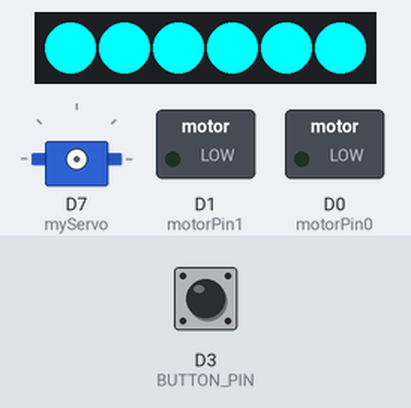
Bench run of a sketch on a simulated ESP8266 (NodeMCU). Parts: 6 RGB LEDs in strip order, left to right, servo, switched loads named in the sketch (green lamp = pin HIGH). The test bench sets the inputs (shaded band); at power-on: D3 (BUTTON_PIN) HIGH. Dim RGB values are drawn brighter than linear; WiFi joins after 1.5 s; servers stay silent unless stated; uploads are accepted with an empty reply; what the sketch prints to the serial monitor is not drawn.

Above: at 1.1 s.
At 4.4 s:
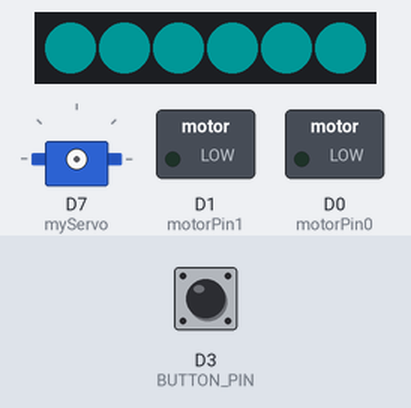
5.8 s: D3 (BUTTON_PIN) pulled LOW for 3.2 s
Timing chart, 0 to 8.8 s (numbered marks = the images above; inputs shaded):
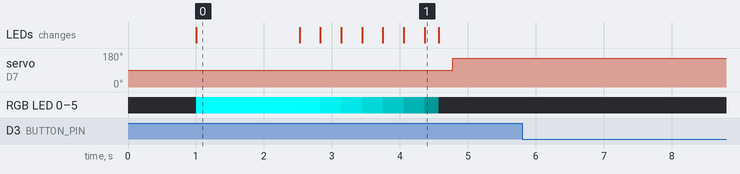

Measured:
- after the input at 5.8 s, every drawn part: stays the same

The sketch:

BoxBot.ino
```cpp
#include <ESP8266HTTPClient.h>
#include <Adafruit_NeoPixel.h>
#include <Servo.h>
#include <DNSServer.h>
#include <ESP8266WebServer.h>
#include <ESP8266WiFi.h>
#include <WiFiManager.h>

class SpringyValue {
  public:
    float x = 0, v = 0, a = 0, // x (value), v (velocity) and a (acceleration) define the state of the system
          o = 0, // o defines the temporary spring offset w.r.t. its resting position
          c = 20.0, k = 1.5, m = 1.0; // c (spring constant), k (damping constant) and m (mass) define the behavior of the system

    // Perturb the system to change the "length" of the spring temporarlily
    void perturb(float offset) {
      this->o = offset;
    }

    // Call "update" every now and then to update the system
    // parameter dt specifies the elapsed time since the last update
    void update(float dt) {
      a = (-c * x - k * v ) / m;
      v += a * dt;
      x += v * dt + o;
      o = 0; // a spring offet only takes one frame
    }
};


#define BUTTON_PIN  D3
#define PIN         D6
#define LED_COUNT    6

#define fadeInDelay  5
#define fadeOutDelay 8

#define motorPin0 D0
#define motorPin1 D1

#define requestDelay 2000

Adafruit_NeoPixel strip = Adafruit_NeoPixel(LED_COUNT, PIN, NEO_GRB + NEO_KHZ400);
Servo myServo;

int oldTime = 0;
int oscillationTime = 500;
String chipID;
char chipIdArray[5] = {};
String webURL = "http://thingscon16.futuretechnologies.nl";
volatile bool stopBoxBotBool = false;
unsigned long stopTimer;
unsigned long startTimer;
void setAllPixels(uint8_t r, uint8_t g, uint8_t b, float multiplier);


void setup() {
  configureChipID();
  strip.begin();
  strip.setBrightness(255);
  WiFiManager wifiManager;
  Serial.begin(115200);

  pinMode(BUTTON_PIN, INPUT_PULLUP);
  int counter = 0;
  while (digitalRead(BUTTON_PIN) == LOW) {
    counter++;
    delay(10);

    if (counter > 500) {
      wifiManager.resetSettings();
      Serial.println("Remove all wifi settings!");
      setAllPixels(255, 0, 0, 1.0);
      fadeBrightness(255, 0, 0, 1.0);
      ESP.reset();
    }
  }
  delay(1000);

  Serial.println();
  Serial.print("Last 2 bytes of chip ID: ");
  Serial.println(chipID);

  String wifiNameConcat = "BoxBot_" + chipID;
  char wifiName[19] = {};
  wifiNameConcat.toCharArray(wifiName, 19);

  setAllPixels(0, 255, 255, 1.0);
  wifiManager.autoConnect(wifiName);
  fadeBrightness(0, 255, 255, 1.0);
  myServo.attach(D7);
  pinMode(motorPin0, OUTPUT);
  pinMode(motorPin1, OUTPUT);
}


void setAllPixels(uint8_t r, uint8_t g, uint8_t b, float multiplier = 1.0) {
  for (int iPixel = 0; iPixel < LED_COUNT; iPixel++)
    strip.setPixelColor(iPixel,
                        (byte)((float)r * multiplier),
                        (byte)((float)g * multiplier),
                        (byte)((float)b * multiplier));
  strip.show();
}


//This method starts an oscillation movement in both the LED and servo
void oscillate(float springConstant, float dampConstant, int c) {
  SpringyValue spring;

  byte red = (c >> 16) & 0xff;
  byte green = (c >> 8) & 0xff;
  byte blue = c & 0xff;

  spring.c = springConstant;
  spring.k = dampConstant / 100;
  spring.perturb(255);

  //Start oscillating
  for (int i = 0; i < oscillationTime; i++) {
    spring.update(0.01);
    setAllPixels(red, green, blue, abs(spring.x) / 255.0);
    myServo.write(90 + spring.x / 4);

    //Check for button press
    if (digitalRead(BUTTON_PIN) == LOW) {
      //Fade the current color out
      fadeBrightness(red, green, blue, abs(spring.x) / 255.0);
      return;
    }
    delay(10);
  }
  fadeBrightness(red, green, blue, abs(spring.x) / 255.0);
}


//This method grabs the current RGB values and current brightness and fades the colors to black
void fadeBrightness(uint8_t r, uint8_t g, uint8_t b, float currentBrightness) {
  for (float j = currentBrightness; j > 0.0; j -= 0.01)
  {
    setAllPixels(r, g, b, j);
    delay(20);
  }
  hideColor();
}


void boxBotSplitMessage(String message) {
  if (message == "stop") {
    stopBoxBot();
  } else {
    //variables for the first strtok()
    int i = 0;
    int startOfCommand = 0; // is used to indicate the start of a new command
    int command = 0;  //command itterator for the command array
    String delimiter = ";";
    String c = ""; //stores the current character in a string
    String commandsStrings[message.length() + 1];

    while (i < message.length()) {    //loops through the whole length of the message
      String c = message.substring(i, (i + 1));   //gets the char at i
      if (c == delimiter) { //Process char, new command found
        commandsStrings[command] =  message.substring(startOfCommand, (i));   // gets all the letters since startOfCommand to the current letter at i
        Serial.println(commandsStrings[command]);
        startOfCommand = i + 1;   //is set to the last end of a command + 1(so i does not include the delimiter)
        command++;    //next command in array
      }
      i++;  //go to the next letter if it is not a delimiter
    }
    boxbotControll(commandsStrings);
  }
}


void boxbotControll(String commandsStrings[]) {
  int i = 0;
  for (i; i <= sizeof(commandsStrings); i++) {
    if (commandsStrings[i] == "forward") {
      forwardBoxbot(commandsStrings[i + 1].toInt(), commandsStrings[i + 2].toInt()); //include the speed and the duration, toIntis for converting char* to int
    } else if (commandsStrings[i] == "left") {
      leftBoxbot(commandsStrings[i + 1].toInt(), commandsStrings[i + 2].toInt());
    } else if (commandsStrings[i] ==  "right") {
      rightBoxbot(commandsStrings[i + 1].toInt(), commandsStrings[i + 2].toInt());
    }
  }
}

void stopBoxBot() {
  Serial.println("boxBot recieved stop command");
  stopBoxBotBool = true;
}

void leftBoxbot(int boxBotSpeed, int boxBotDuration) {
  Serial.printf("driving left with a speed of %d  for %d miliseconds \n", boxBotSpeed, boxBotDuration);
  startTimer = millis(); //time the box started driving
  while (stopTimer <= boxBotDuration) { // if stoptimer >= box duration stop stop driving
    stopTimer = millis() - startTimer; //time - starting time = stopping time(time it has run)
    //PWM
    analogWrite(motorPin0, boxBotSpeed);//left motor
  }
  //turn the motor(s) off
  analogWrite(motorPin0, 0);//left motor
  Serial.println("stoped driving right, next direction");
}

void rightBoxbot(int boxBotSpeed, int boxBotDuration) {
  Serial.printf("driving right with a speed of %d  for %d miliseconds \n", boxBotSpeed, boxBotDuration);
  startTimer = millis(); //time the box started driving
  while (stopTimer <= boxBotDuration) { // if stoptimer >= box duration stop stop driving
    stopTimer = millis() - startTimer; //time - starting time = stopping time(time it has run)
    //PWM
    analogWrite(motorPin1, boxBotSpeed);//right motor
  }
  //turn the motor(s) off
  analogWrite(motorPin1, 0);//right motor
  Serial.println("stoped driving left, next direction");
}

void forwardBoxbot(int boxBotSpeed, int boxBotDuration) {
  Serial.printf("driving forward with a speed of %d  for %d miliseconds \n", boxBotSpeed, boxBotDuration);
  startTimer = millis(); //time the box started driving
  while (stopTimer <= boxBotDuration) { // if stoptimer >= box duration stop stop driving
    stopTimer = millis() - startTimer; //time - starting time = stopping time(time it has run)
    //PWM
    analogWrite(motorPin0, boxBotSpeed);//left motor
    analogWrite(motorPin1, boxBotSpeed);//right motor
  }
  //turn the motor(s) off
  analogWrite(motorPin0, 0);//left motor
  analogWrite(motorPin1, 0);//right motor
  Serial.println("stoped driving forward, next direction");
}

void loop() {
  //remove the stop command
  stopBoxBotBool = false;

  //Check for button press
  if (digitalRead(BUTTON_PIN) == LOW) {
    sendButtonPress();
    delay(250);
  }

  //Every requestDelay, send a request to the server
  if (millis() > oldTime + requestDelay) {
    requestMessage();
    oldTime = millis();
  }
}


void sendButtonPress() {
  Serial.println("Sending button press to server");
  HTTPClient http;
  http.begin(webURL + "/api.php?t=sqi&d=" + chipID);
  uint16_t httpCode = http.GET();
  http.end();
}


void requestMessage() {
  Serial.println("Sending request to server");
  hideColor();

  HTTPClient http;
  http.begin(webURL + "/api.php?t=gqi&d=" + chipID + "&v=2");
  uint16_t httpCode = http.GET();

  if (httpCode == 200) {
    String response;
    response = http.getString();
    //Serial.println(response);

    if (response == "-1") {
      Serial.println("There are no messages waiting in the queue");
    }
    else {
      //Get the indexes of some commas, will be used to split strings
      int firstComma = response.indexOf(',');
      int secondComma = response.indexOf(',', firstComma + 1);
      int thirdComma = response.indexOf(',', secondComma + 1);

      //Parse data as strings
      String hexColor = response.substring(0, 7);
      String springConstant = response.substring(firstComma + 1, secondComma);
      String dampConstant = response.substring(secondComma + 1, thirdComma);;
      String message = response.substring(thirdComma + 1, response.length());;

      Serial.println("Message received from server: \n");
      Serial.println("Hex color received: " + hexColor);
      Serial.println("Spring constant received: " + springConstant);
      Serial.println("Damp constant received: " + dampConstant);
      Serial.println("Message received: " + message);

      //possibly drive the box
      if (message != NULL) {
        boxBotSplitMessage(message);
      }
      //Extract the hex color and fade the led strip
      int number = (int) strtol( &response[1], NULL, 16);
      oscillate(springConstant.toFloat(), dampConstant.toFloat(), number);
    }
  }
  else {
    ESP.reset();
  }
  http.end();
}

void hideColor() {
  colorWipe(strip.Color(0, 0, 0));
}

void colorWipe(uint32_t c) {
  for (uint16_t i = 0; i < strip.numPixels(); i++) {
    strip.setPixelColor(i, c);
  }
  strip.show();
}


void configureChipID() {
  uint32_t id = ESP.getChipId();
  byte lower = id & 0xff;
  byte upper = (id >> 8) & 0xff;

  String l = "";
  String u = "";

  if (lower < 10) {
    l = "0" + String(lower, HEX);
  }
  else {
    l = String(lower, HEX);
  }
  if (upper < 10) {
    u = "0" + String(upper, HEX);
  }
  else {
    u = String(upper, HEX);
  }
  chipID = u + l;
  chipID.toUpperCase();
  chipID.toCharArray(chipIdArray, 5);
}
```
